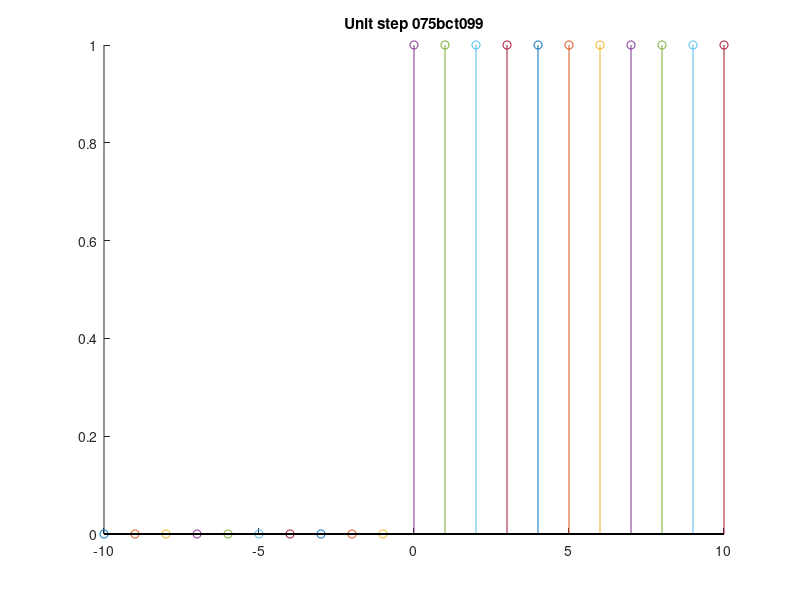

Here is the MATLAB script that generated this plot:
hold on ;
n = -10:10;
for(n = -10:1:10)
  if(n<0)
    stem(n,0);
  else
    stem(n,1);
    title("Unit step 075bct099")
  end
end
hold off;
